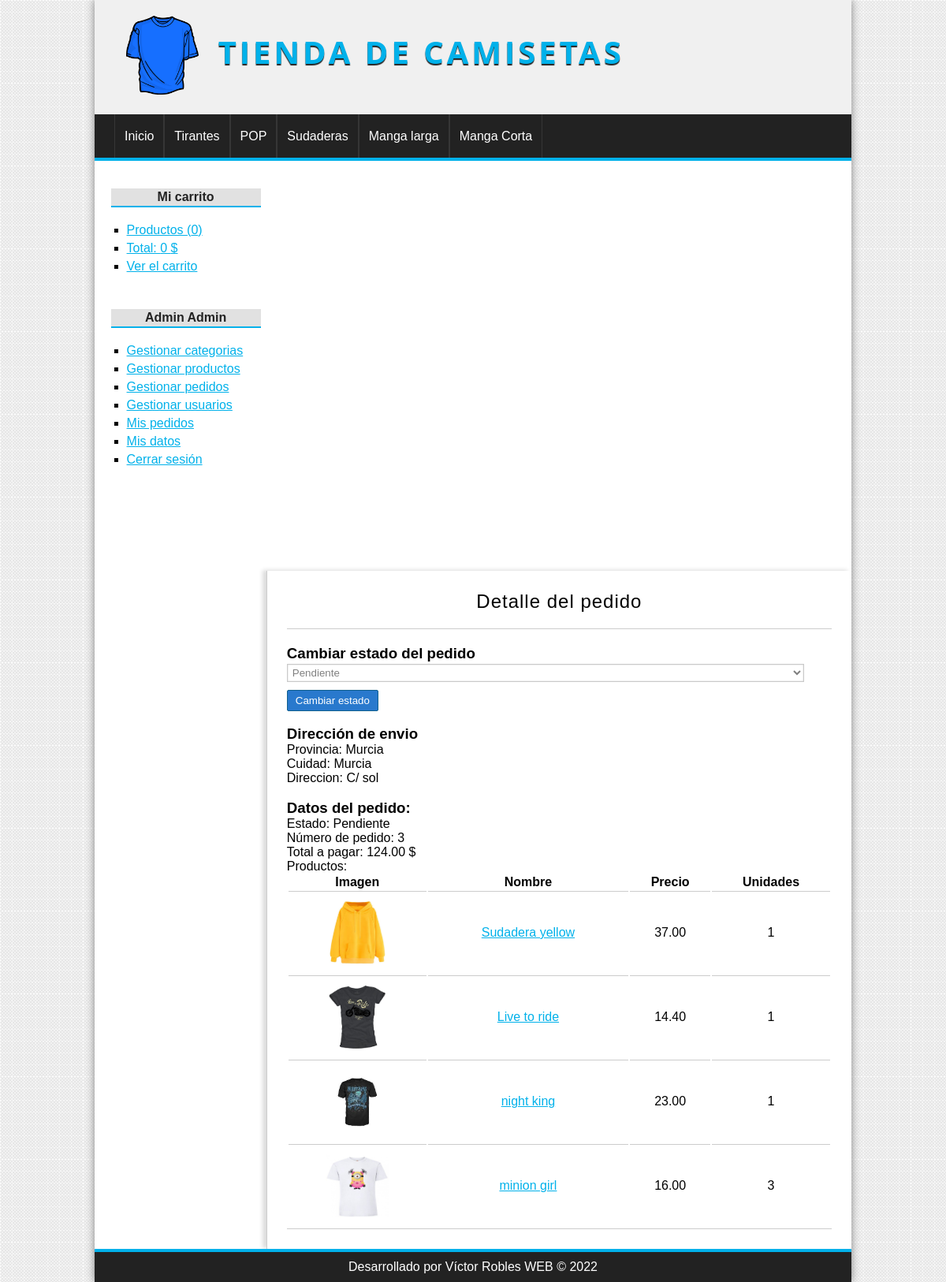
Screenshot of /Camisetas/pedido/detalle&id=3 (signed in) with the database file from the repository.
### tables this page shows
CREATE TABLE `categorias` (
  `id` int NOT NULL,
  `nombre` varchar(100) NOT NULL
);

CREATE TABLE `pedidos` (
  `id` int NOT NULL,
  `usuario_id` int NOT NULL,
  `provincia` varchar(100) NOT NULL,
  `localidad` varchar(100) NOT NULL,
  `direccion` varchar(255) NOT NULL,
  `coste` float(200,2) NOT NULL,
  `estado` varchar(20) NOT NULL,
  `fecha` date DEFAULT NULL,
  `hora` time DEFAULT NULL
);

CREATE TABLE `lineas_pedidos` (
  `id` int NOT NULL,
  `pedido_id` int NOT NULL,
  `producto_id` int NOT NULL,
  `unidades` int NOT NULL
);

CREATE TABLE `productos` (
  `id` int NOT NULL,
  `categoria_id` int NOT NULL,
  `nombre` varchar(100) NOT NULL,
  `descripcion` text,
  `precio` float(100,2) NOT NULL,
  `stock` int NOT NULL,
  `oferta` varchar(2) DEFAULT NULL,
  `fecha` date NOT NULL,
  `imagen` varchar(255) DEFAULT NULL
);

### Camisetas/config/db.php (called while the page is built)
<?php
class Database{
	public static function connect(){
		$db = new mysqli('localhost', 'root', '', 'tienda_master');
		$db->query("SET NAMES 'utf8'");
		return $db;
	}
}

### Camisetas/helpers/Utils.php (called while the page is built, shortened)
<?php
class Utils{
	public static function showCategorias(){
		require_once 'models/Categoria.php';
		$categoria = new Categoria();
		$categorias = $categoria->getAll();
		return $categorias;
	}
	public static function showStatus($status){
		$value = 'Pendiente';
		if($status == 'confirm'){
			$value = 'Pendiente';
		}elseif($status == 'preparation'){
			$value = 'En preparación';
		}elseif($status == 'ready'){
			$value = 'Preparado para enviar';
		}elseif($status = 'sended'){
			$value = 'Enviado';
		}
		return $value;
	}
}

### Camisetas/models/Categoria.php (called while the page is built, shortened)
<?php
class Categoria{
	private $db;
	public function __construct() {
		$this->db = Database::connect();
	}
	public function getAll(){
		$categorias = $this->db->query("SELECT * FROM categorias ORDER BY id DESC;");
		return $categorias;
	}
}

### Camisetas/models/Pedido.php (called while the page is built, shortened)
<?php
class Pedido{
	private $id;
	private $db;
	public function __construct() {
		$this->db = Database::connect();
	}
	function getId() {
		return $this->id;
	}
	function setId($id) {
		$this->id = $id;
	}
	public function getOne(){
		$producto = $this->db->query("SELECT * FROM pedidos WHERE id = {$this->getId()}");
		return $producto->fetch_object();
	}
	public function getProductosByPedido($id){
		$sql = "SELECT pr.*, lp.unidades FROM productos pr "
				. "INNER JOIN lineas_pedidos lp ON pr.id = lp.producto_id "
				. "WHERE lp.pedido_id={$id}";
		$productos = $this->db->query($sql);
		return $productos;
	}
}

### Camisetas/views/pedido/detalle.php (the view, shortened to what this page needs)
<h1>Detalle del pedido</h1>
<?php if (isset($pedido)): ?>
		<?php if(isset($_SESSION['admin'])): ?>
			<h3>Cambiar estado del pedido</h3>
			<form action="<?=base_url?>pedido/estado" method="POST">
				<select name="estado">
					<option value="confirm" <?=$pedido->estado == "confirm" ? 'selected' : '';?>>Pendiente</option>
				</select>
				<input type="submit" value="Cambiar estado" />
			</form>
			<br/>
		<?php endif; ?>
		<h3>Dirección de envio</h3>
		Provincia: <?= $pedido->provincia ?>   <br/>
		Cuidad: <?= $pedido->localidad ?> <br/>
		Direccion: <?= $pedido->direccion ?>   <br/><br/>
		<h3>Datos del pedido:</h3>
		Estado: <?=Utils::showStatus($pedido->estado)?> <br/>
		Número de pedido: <?= $pedido->id ?>   <br/>
		Total a pagar: <?= $pedido->coste ?> $ <br/>
		Productos:
		<table>
			<tr>
				<th>Imagen</th>
				<th>Nombre</th>
				<th>Precio</th>
				<th>Unidades</th>
			</tr>
			<?php while ($producto = $productos->fetch_object()): ?>
				<tr>
					<td>
						<?php if ($producto->imagen != null): ?>
							<img src="<?= base_url ?>uploads/images/<?= $producto->imagen ?>" class="img_carrito" />
						<?php else: ?>
							<img src="<?= base_url ?>assets/img/camiseta.png" class="img_carrito" />
						<?php endif; ?>
					</td>
					<td>
						<a href="<?= base_url ?>producto/ver&id=<?= $producto->id ?>"><?= $producto->nombre ?></a>
					</td>
					<td>
						<?= $producto->precio ?>
					</td>
					<td>
						<?= $producto->unidades ?>
					</td>
				</tr>
			<?php endwhile; ?>
		</table>
	<?php endif; ?>

### Camisetas/views/layout/header.php (shortened to what this page needs)
<!DOCTYPE HTML>
<html lang="es">
	<head>
		<link rel="stylesheet" href="<?=base_url?>assets/css/styles.css" />
	</head>
	<body>
		<div id="container">
			<header id="header">
				<div id="logo">
					<img src="<?=base_url?>assets/img/camiseta.png" alt="Camiseta Logo" />
					<a href="<?=base_url?>">
						Tienda de camisetas
					</a>
				</div>
			</header>
			<?php $categorias = Utils::showCategorias(); ?>
			<nav id="menu">
				<ul>
					<li>
						<a href="<?=base_url?>">Inicio</a>
					</li>
					<?php while($cat = $categorias->fetch_object()): ?>
						<li>
							<a href="<?=base_url?>categoria/ver&id=<?=$cat->id?>"><?=$cat->nombre?></a>
						</li>
					<?php endwhile; ?>
				</ul>
			</nav>
			<div id="content">

### Camisetas/assets/css/styles.css (style rules this page uses)
* { padding: 0px; margin: 0px; font-family: sans-serif, Helvetica, Arial; }
body { background: url(../img/bg.png); }
a { color: #01B1EA; }
table { text-align: center; width: 100%; border-bottom: 1px solid #ccc; }
td { border-top: 1px solid #ccc; padding: 2px; }
#container { width: 80%; margin: 0px auto; box-shadow: 0px 0px 10px gray; background: white; }
#header { height: 145px; background: #F0F0F0; }
#logo { padding: 20px; margin-left: 20px; float:left; }
#logo img { float:left; height: 100px; }
#logo a { float:left; font-size: 40px; letter-spacing: 4px; font-family: 'Open Sans', Helvetica, Arial; text-transform: uppercase; color: #01B1EA; font-weight: bold; text-decoration: none; margin-top: 18px; margin-left: 25px; text-shadow: 0px 2px 1px #222222; transition: all 300ms; }
#menu { clear:both; background: #222; color: white; height: 55px; border-bottom: 4px solid #01B1EA; }
#menu ul { list-style: none; text-decoration: none; margin: 0px auto; margin-left: 25px; }
#menu ul li { line-height: 55px; float:left; border-right: 1px solid #363636; }
#menu a { display: block; color: white; text-decoration: none; padding-left: 12px; padding-right: 12px; transition: all 300ms; }
#menu a:first-child { border-left: 1px solid #363636; }
#content { margin: 0px auto; overflow: hidden; background: white; }
label, input[type="text"], input[type="password"], input[type="email"], input[type="number"], select, textarea { display:block; width: 95%; margin-top: 2px; margin-bottom: 2px; }
input[type="text"], input[type="password"], input[type="email"], input[type="number"], select, textarea { border: 1px solid #C9C9C9; box-shadow: 0px 0px 2px #ccc inset; background: white; padding: 2px; color: gray; transition: all 300ms; }
input[type="button"], input[type="submit"], button, .button { display: block; border-radius: 2px; width: auto; padding: 5px; padding-left: 10px; padding-right: 10px; color: white; background: #2979CD; border: 1px solid #11608E; cursor:pointer; }
label, input[type="button"], input[type="submit"], button { display:block; margin-top: 10px; }
#central h1 { font-size: 24px; font-weight: normal; letter-spacing: 1px; text-align: center; border-bottom: 1px solid #ccc; margin-bottom: 20px; padding: 20px; padding-top: 0px; }
.img_carrito { height: 80px; display: block; margin:10px auto; }

### rows the page displays
categorias: nombre "Tirantes"
categorias: nombre "POP"
categorias: nombre "Sudaderas"
categorias: nombre "Manga larga"
categorias: nombre "Manga Corta"
pedidos: estado "Pendiente", provincia "Murcia", localidad "Murcia", direccion "C/ sol", id "3", coste "124.00"
lineas_pedidos: producto.imagen (picture), producto.nombre "Sudadera yellow", producto.precio "37.00", unidades "1"
lineas_pedidos: producto.imagen (picture), producto.nombre "Live to ride", producto.precio "14.40", unidades "1"
lineas_pedidos: producto.imagen (picture), producto.nombre "night king", producto.precio "23.00", unidades "1"
lineas_pedidos: producto.imagen (picture), producto.nombre "minion girl", producto.precio "16.00", unidades "3"

### other values shown
$stats['count'] "0"
$stats['total'] "0"
$_SESSION['identity']->nombre "Admin"
$_SESSION['identity']->apellidos "Admin"
